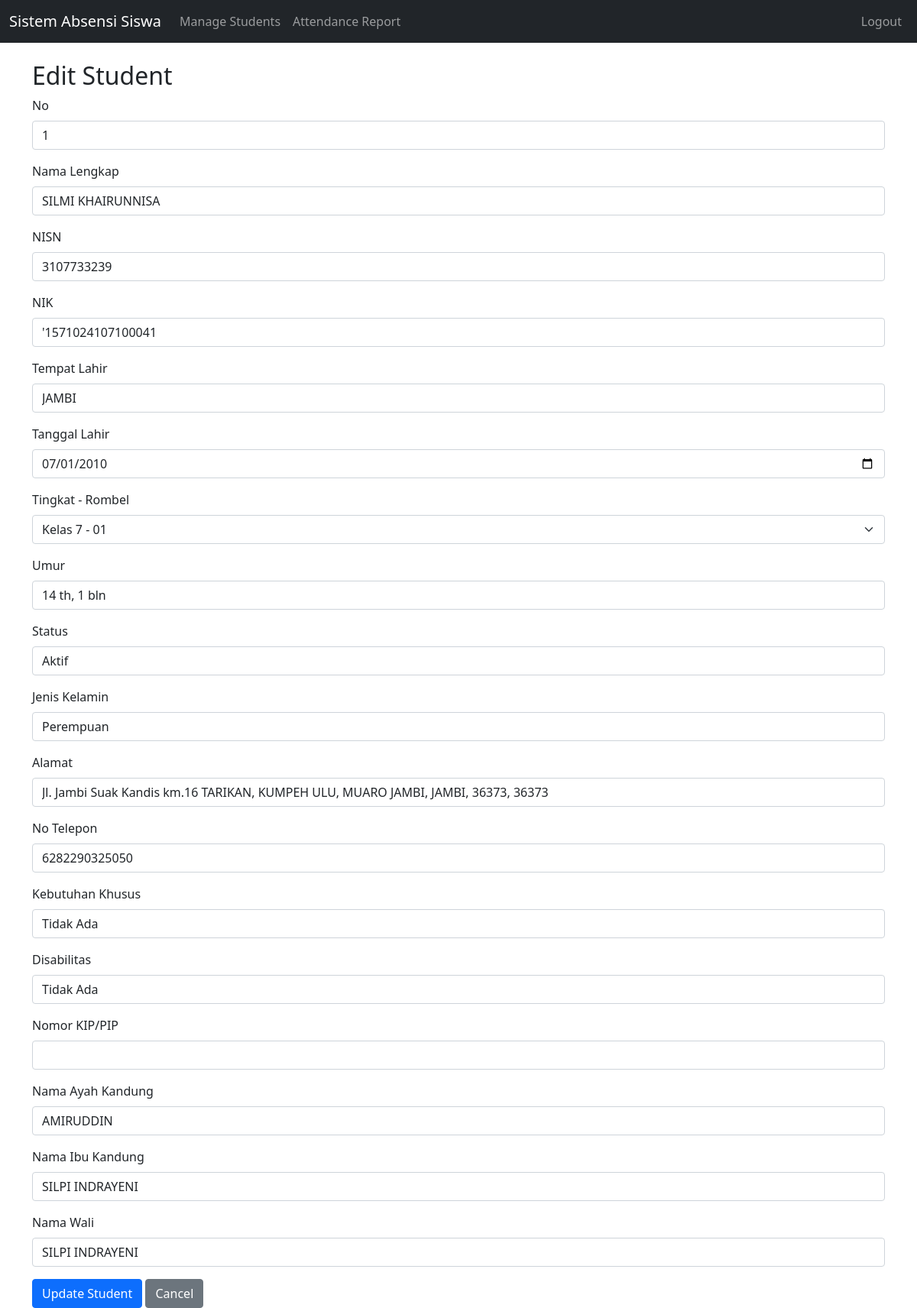
The page /edit_student.php?id=1 on the database its author committed.
### tables this page shows
CREATE TABLE `siswa` (
  `No` varchar(512) DEFAULT NULL,
  `Nama Lengkap` varchar(512) DEFAULT NULL,
  `NISN` varchar(512) DEFAULT NULL,
  `NIK` varchar(512) DEFAULT NULL,
  `Tempat Lahir` varchar(512) DEFAULT NULL,
  `Tanggal Lahir` varchar(512) DEFAULT NULL,
  `Tingkat - Rombel` varchar(512) DEFAULT NULL,
  `Umur` varchar(512) DEFAULT NULL,
  `Status` varchar(512) DEFAULT NULL,
  `Jenis Kelamin` varchar(512) DEFAULT NULL,
  `Alamat` varchar(512) DEFAULT NULL,
  `No Telepon` varchar(512) DEFAULT NULL,
  `Kebutuhan Khusus` varchar(512) DEFAULT NULL,
  `Disabilitas` varchar(512) DEFAULT NULL,
  `Nomor KIP/PIP` varchar(512) DEFAULT NULL,
  `Nama Ayah Kandung` varchar(512) DEFAULT NULL,
  `Nama Ibu Kandung` varchar(512) DEFAULT NULL,
  `Nama Wali` varchar(512) DEFAULT NULL,
  `id` int(11) NOT NULL
);

### edit_student.php (the view, shortened to what this page needs)
<?php
include('db_connect.php');
$rombel_options = [
    "Kelas 7 - 01",
    "Kelas 8 - 01",
    "Kelas 9 - 01"
];
if (isset($_GET['id']) && is_numeric($_GET['id'])) {
    $id = $_GET['id'];
    $query = "SELECT * FROM siswa WHERE id = $id";
    $result = mysqli_query($conn, $query);
    if ($result && mysqli_num_rows($result) > 0) {
        $student = mysqli_fetch_assoc($result);
    } else {
        echo "<script>alert('Student not found'); window.location='manage_students.php';</script>";
        exit;
    }
} else {
    echo "<script>alert('Invalid ID'); window.location='manage_students.php';</script>";
    exit;
}
?>
<!DOCTYPE html>
<html lang="en">
<head>
    <link href="https://cdn.jsdelivr.net/npm/bootstrap@5.1.3/dist/css/bootstrap.min.css" rel="stylesheet">
</head>
<body>
<?php include('navbar.php'); ?>
    <div class="container mt-4">
        <h2>Edit Student</h2>
        <form method="POST">
            <div class="mb-3">
                <label for="no" class="form-label">No</label>
                <input type="text" class="form-control" id="no" name="no" value="<?= $student['No'] ?>" required>
            </div>
            <div class="mb-3">
                <label for="nama_lengkap" class="form-label">Nama Lengkap</label>
                <input type="text" class="form-control" id="nama_lengkap" name="nama_lengkap" value="<?= $student['Nama Lengkap'] ?>" required>
            </div>
            <div class="mb-3">
                <label for="nisn" class="form-label">NISN</label>
                <input type="text" class="form-control" id="nisn" name="nisn" value="<?= $student['NISN'] ?>" required>
            </div>
            <div class="mb-3">
                <label for="nik" class="form-label">NIK</label>
                <input type="text" class="form-control" id="nik" name="nik" value="<?= $student['NIK'] ?>" required>
            </div>
            <div class="mb-3">
                <label for="tempat_lahir" class="form-label">Tempat Lahir</label>
                <input type="text" class="form-control" id="tempat_lahir" name="tempat_lahir" value="<?= $student['Tempat Lahir'] ?>" required>
            </div>
            <div class="mb-3">
                <label for="tanggal_lahir" class="form-label">Tanggal Lahir</label>
                <input type="date" class="form-control" id="tanggal_lahir" name="tanggal_lahir" value="<?= $student['Tanggal Lahir'] ?>" required>
            </div>
            <div class="mb-3">
                <label for="tingkat_rombel" class="form-label">Tingkat - Rombel</label>
                <select class="form-select" id="tingkat_rombel" name="tingkat_rombel" required>
                    <?php
                    foreach ($rombel_options as $option) {
                        $selected = ($option == $student['Tingkat - Rombel']) ? "selected" : "";
                        echo "<option value='$option' $selected>$option</option>";
                    }
                    ?>
                </select>
            </div>
            <div class="mb-3">
                <label for="umur" class="form-label">Umur</label>
                <input type="text" class="form-control" id="umur" name="umur" value="<?= $student['Umur'] ?>" required>
            </div>
            <div class="mb-3">
                <label for="status" class="form-label">Status</label>
                <input type="text" class="form-control" id="status" name="status" value="<?= $student['Status'] ?>" required>
            </div>
            <div class="mb-3">
                <label for="jenis_kelamin" class="form-label">Jenis Kelamin</label>
                <input type="text" class="form-control" id="jenis_kelamin" name="jenis_kelamin" value="<?= $student['Jenis Kelamin'] ?>" required>
            </div>
            <div class="mb-3">
                <label for="alamat" class="form-label">Alamat</label>
                <input type="text" class="form-control" id="alamat" name="alamat" value="<?= $student['Alamat'] ?>" required>
            </div>
            <div class="mb-3">
                <label for="no_telepon" class="form-label">No Telepon</label>
                <input type="text" class="form-control" id="no_telepon" name="no_telepon" value="<?= $student['No Telepon'] ?>" required>
            </div>
            <div class="mb-3">
                <label for="kebutuhan_khusus" class="form-label">Kebutuhan Khusus</label>
                <input type="text" class="form-control" id="kebutuhan_khusus" name="kebutuhan_khusus" value="<?= $student['Kebutuhan Khusus'] ?>" required>
            </div>
            <div class="mb-3">
                <label for="disabilitas" class="form-label">Disabilitas</label>
                <input type="text" class="form-control" id="disabilitas" name="disabilitas" value="<?= $student['Disabilitas'] ?>" required>
            </div>
            <div class="mb-3">
                <label for="nomor_kip_pip" class="form-label">Nomor KIP/PIP</label>
                <input type="text" class="form-control" id="nomor_kip_pip" name="nomor_kip_pip" value="<?= $student['Nomor KIP/PIP'] ?>" required>
            </div>
            <div class="mb-3">
                <label for="nama_ayah" class="form-label">Nama Ayah Kandung</label>
                <input type="text" class="form-control" id="nama_ayah" name="nama_ayah" value="<?= $student['Nama Ayah Kandung'] ?>" required>
            </div>
            <div class="mb-3">
                <label for="nama_ibu" class="form-label">Nama Ibu Kandung</label>
                <input type="text" class="form-control" id="nama_ibu" name="nama_ibu" value="<?= $student['Nama Ibu Kandung'] ?>" required>
            </div>
            <div class="mb-3">
                <label for="nama_wali" class="form-label">Nama Wali</label>
                <input type="text" class="form-control" id="nama_wali" name="nama_wali" value="<?= $student['Nama Wali'] ?>" required>
            </div>
            <button type="submit" class="btn btn-primary">Update Student</button>
            <a href="manage_students.php" class="btn btn-secondary">Cancel</a>
        </form>
    </div>
</body>
</html>

### rows shown on the page
siswa: no "1", nama_lengkap "SILMI KHAIRUNNISA", nisn "3107733239", nik "'1571024107100041", tempat_lahir "JAMBI", tanggal_lahir "07/01/2010", umur "14 th, 1 bln", status "Aktif", jenis_kelamin "Perempuan", alamat "Jl. Jambi Suak Kandis km.16 TARIKAN, KUMPEH ULU, MUARO JAMBI, JAMBI, 36373, 36373", no_telepon "6282290325050", kebutuhan_khusus "Tidak Ada", disabilitas "Tidak Ada", nama_ayah "AMIRUDDIN", nama_ibu "SILPI INDRAYENI", nama_wali "SILPI INDRAYENI"

### other values the page prints
form field tingkat_rombel "Kelas 7 - 01"
